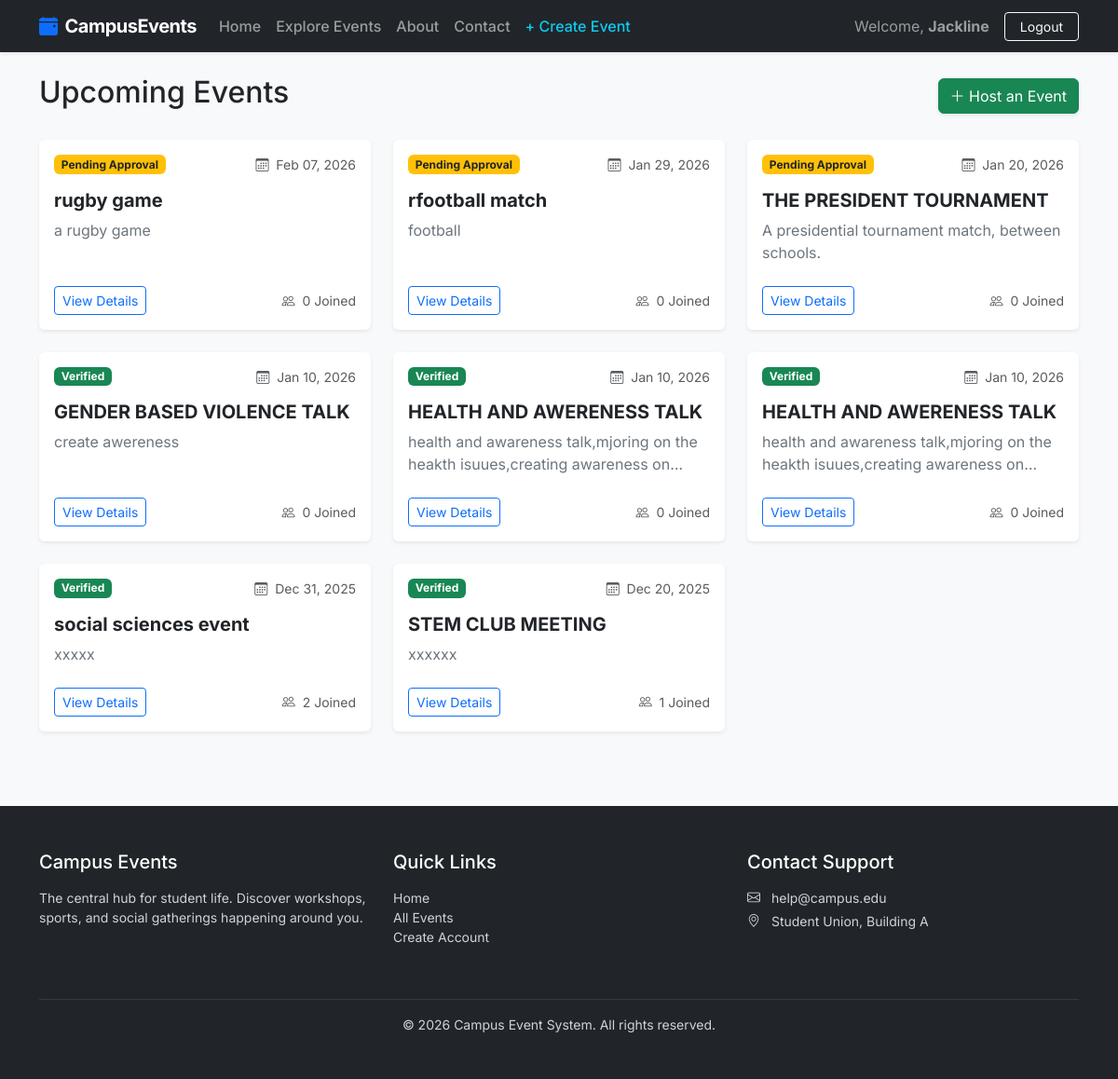
Screenshot of /events/ (signed in) with the database file from the repository.
### students/models.py (models this page shows, shortened)
class Event(models.Model):
    title = models.CharField(max_length=200)
    description = models.TextField()
    location = models.CharField(max_length=200)
    category = models.CharField(max_length=50, choices=CATEGORY_CHOICES, default='Lecture')
    event_date = models.DateTimeField()
    creator = models.ForeignKey(User, on_delete=models.CASCADE, related_name='created_events')
    max_participants = models.PositiveIntegerField(null=True, blank=True)
    is_verified = models.BooleanField(default=False)
    created_at = models.DateTimeField(auto_now_add=True)
    updated_at = models.DateTimeField(auto_now=True)
    class Meta:
        ordering = ['-event_date']
    def participant_count(self):
        return self.participants.count()

### students/views.py (the view)
# urls.py: path('events/', views.EventListView.as_view(), name='event_list'),
class EventListView(LoginRequiredMixin, ListView):
    model = Event
    template_name = 'students/event_list.html'
    context_object_name = 'events'
    def get_queryset(self):
        if self.request.user.is_staff:
            return Event.objects.all().order_by('-event_date')
        return Event.objects.filter(is_verified=True).order_by('-event_date')

### students/templates/students/event_list.html (shortened to what this page needs)
{% extends 'students/base.html' %}  {% block content %}
<div class="d-flex justify-content-between align-items-center mb-4">
    <h2>Upcoming Events</h2>
    <a href="{% url 'add_event' %}" class="btn btn-success shadow-sm">
        <i class="bi bi-plus-lg"></i> Host an Event
    </a>
</div>
<div class="row g-4">
    {% for event in events %}
    <div class="col-md-6 col-lg-4">
        <div class="card h-100 shadow-sm border-0 hover-shadow transition">
            <div class="card-body">
                <div class="d-flex justify-content-between align-items-start mb-2">
                    <span class="badge {% if event.is_verified %}bg-success{% else %}bg-warning text-dark{% endif %} mb-2">
                        {% if event.is_verified %}Verified{% else %}Pending Approval{% endif %}
                    </span>
                    <small class="text-muted"><i class="bi bi-calendar3 me-1"></i> {{ event.event_date|date:"M d, Y" }}</small>
                </div>
                <h5 class="card-title fw-bold">{{ event.title }}</h5>
                <p class="card-text text-secondary text-truncate-2">{{ event.description|truncatewords:20 }}</p>
            </div>
            <div class="card-footer bg-transparent border-top-0 pb-3">
                <div class="d-flex justify-content-between align-items-center">
                    <a href="{% url 'event_detail' event.pk %}" class="btn btn-outline-primary btn-sm">View Details</a>
                    <span class="text-muted small"><i class="bi bi-people me-1"></i> {{ event.participant_count }} Joined</span>
                </div>
            </div>
        </div>
    </div>
    {% empty %}
    <div class="col-12 text-center py-5">
        <i class="bi bi-calendar-x display-1 text-muted"></i>
        <p class="mt-3 lead text-muted">No events found. Why not create one?</p>
    </div>
    {% endfor %}
</div>
{% endblock %}

### students/templates/students/base.html (shortened to what this page needs)
<!DOCTYPE html>
<html lang="en">
<head>
    <link href="https://cdn.jsdelivr.net/npm/bootstrap@5.3.0/dist/css/bootstrap.min.css" rel="stylesheet">
    <link rel="stylesheet" href="https://cdn.jsdelivr.net/npm/bootstrap-icons@1.11.1/font/bootstrap-icons.css">
</head>
<body>
<nav class="navbar navbar-expand-lg navbar-dark bg-dark sticky-top shadow-sm">
    <div class="container">
        <a class="navbar-brand" href="{% if user.is_authenticated %}{% url 'dashboard' %}{% else %}{% url 'index' %}{% endif %}">
            <i class="bi bi-calendar-event-fill me-2 text-primary"></i>CampusEvents
        </a>
        <div class="collapse navbar-collapse" id="navbarNav">
            <ul class="navbar-nav me-auto">
                <li class="nav-item">
                    <a class="nav-link" href="{% url 'index' %}">Home</a>
                </li>
                <li class="nav-item">
                    <a class="nav-link" href="{% url 'event_list' %}">Explore Events</a>
                </li>
                <li class="nav-item">
                    <a class="nav-link" href="#">About</a>
                </li>
                <li class="nav-item">
                    <a class="nav-link" href="#">Contact</a>
                </li>
                {% if user.is_authenticated %}
                <li class="nav-item">
                    <a class="nav-link text-info" href="{% url 'add_event' %}">+ Create Event</a>
                </li>
                {% endif %}
            </ul>
           <div class="d-flex align-items-center">
    {% if user.is_authenticated %}
        <span class="navbar-text me-3 d-none d-lg-inline">
            Welcome, <strong>{{ user.username }}</strong>
        </span>
        <form action="{% url 'logout' %}" method="post" class="d-inline m-0">
            <button type="submit" class="btn btn-outline-light btn-sm px-3">Logout</button>
        </form>
    {% else %}
        <a class="btn btn-link text-light text-decoration-none me-2" href="{% url 'login' %}">Login</a>
        <a class="btn btn-primary btn-sm px-4 shadow-sm" href="{% url 'register' %}">Sign Up</a>
    {% endif %}
</div>
        </div>
    </div>
</nav>
<main class="container mt-4 mb-5" style="min-height: 70vh;">
    {% block content %}{% endblock %}
</main>
<footer class="footer">
    <div class="container">
        <div class="row">
            <div class="col-md-4 mb-4">
                <h5 class="text-white mb-3">Campus Events</h5>
                <p class="small">The central hub for student life. Discover workshops, sports, and social gatherings happening around you.</p>
            </div>
            <div class="col-md-4 mb-4">
                <h5 class="text-white mb-3">Quick Links</h5>
                <ul class="list-unstyled small">
                    <li><a href="{% url 'index' %}" class="text-decoration-none text-reset">Home</a></li>
                    <li><a href="{% url 'event_list' %}" class="text-decoration-none text-reset">All Events</a></li>
                    <li><a href="{% url 'register' %}" class="text-decoration-none text-reset">Create Account</a></li>
                </ul>
            </div>
            <div class="col-md-4 mb-4">
                <h5 class="text-white mb-3">Contact Support</h5>
                <p class="small mb-1"><i class="bi bi-envelope me-2"></i> help@campus.edu</p>
                <p class="small"><i class="bi bi-geo-alt me-2"></i> Student Union, Building A</p>
            </div>
        </div>
        <hr class="border-secondary">
        <div class="text-center small">
            &copy; {% now "Y" %} Campus Event System. All rights reserved.
        </div>
    </div>
</footer>
</body>
</html>

### students/templates/students/base.html (style rules this page uses)
body { font-family: 'Inter', sans-serif; background-color: #f8f9fa; }
.navbar-brand { font-weight: 700; letter-spacing: -0.5px; }
.nav-link { font-weight: 500; }
.footer { background: #212529; color: #ced4da; padding: 3rem 0; margin-top: 5rem; }

### students/templates/students/event_list.html (style rules this page uses)
.transition { transition: all 0.3s; }
.text-truncate-2 { display: -webkit-box; -webkit-line-clamp: 2; -webkit-box-orient: vertical; overflow: hidden; }

### rows the page displays
Event: is_verified "Pending Approval", event_date "Feb 07, 2026", title "rugby game", description "a rugby game", participant_count "0"
Event: is_verified "Pending Approval", event_date "Jan 29, 2026", title "rfootball match", description "football", participant_count "0"
Event: is_verified "Pending Approval", event_date "Jan 20, 2026", title "THE PRESIDENT TOURNAMENT", description "A presidential tournament match, between schools.", participant_count "0"
Event: is_verified "Verified", event_date "Jan 10, 2026", title "GENDER BASED VIOLENCE TALK", description "create awereness", participant_count "0"
Event: is_verified "Verified", event_date "Jan 10, 2026", title "HEALTH AND AWERENESS TALK", description "health and awareness talk,mjoring on the heakth isuues,creating awareness…", participant_count "0"
Event: is_verified "Verified", event_date "Jan 10, 2026", title "HEALTH AND AWERENESS TALK", description "health and awareness talk,mjoring on the heakth isuues,creating awareness…", participant_count "0"
Event: is_verified "Verified", event_date "Dec 31, 2025", title "social sciences event", description "xxxxx", participant_count "2"
Event: is_verified "Verified", event_date "Dec 20, 2025", title "STEM CLUB MEETING", description "xxxxxx", participant_count "1"

### other values shown
{{ user.username }} "Jackline"
